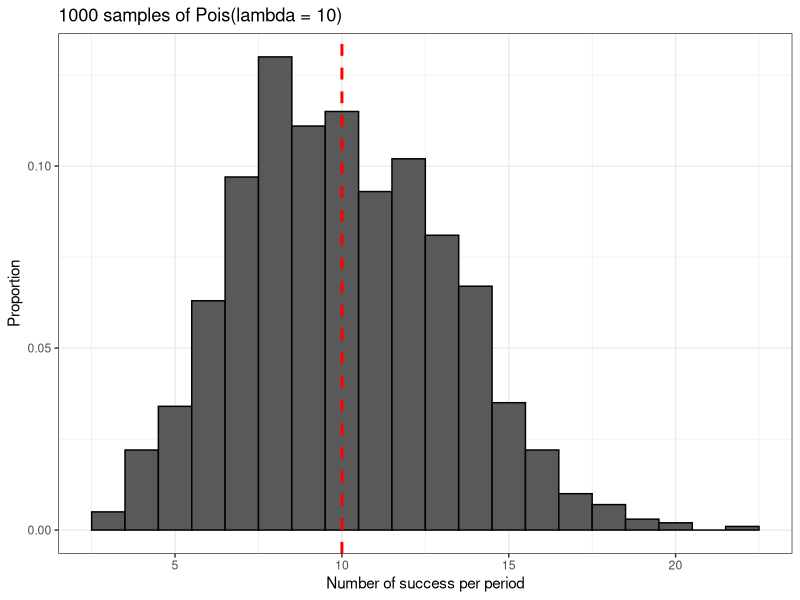

Here is the R script that generated this plot:
# Author:     Blake Kucera
# Class:      CS251
# Assignment: HOP05

# Notes: this works, but cause a lot of warning messages.

library(dplyr)
library(ggplot2)

set.seed(2)

poisson_data <- data.frame('data' = rpois(1000,10))

result <- poisson_data %>% ggplot() +
  geom_histogram(aes(x = data,
                     y = stat(count / sum(count))),
                     color = 'black',
                     binwidth = 1) +
  geom_vline(xintercept = 10,
             size = 1,
             linetype = 'dashed',
             color = 'red') +
  theme_bw() +
  labs(x = 'Number of success per period',
       y = 'Proportion',
       title = '1000 samples of Pois(lambda = 10)')

print(result)
